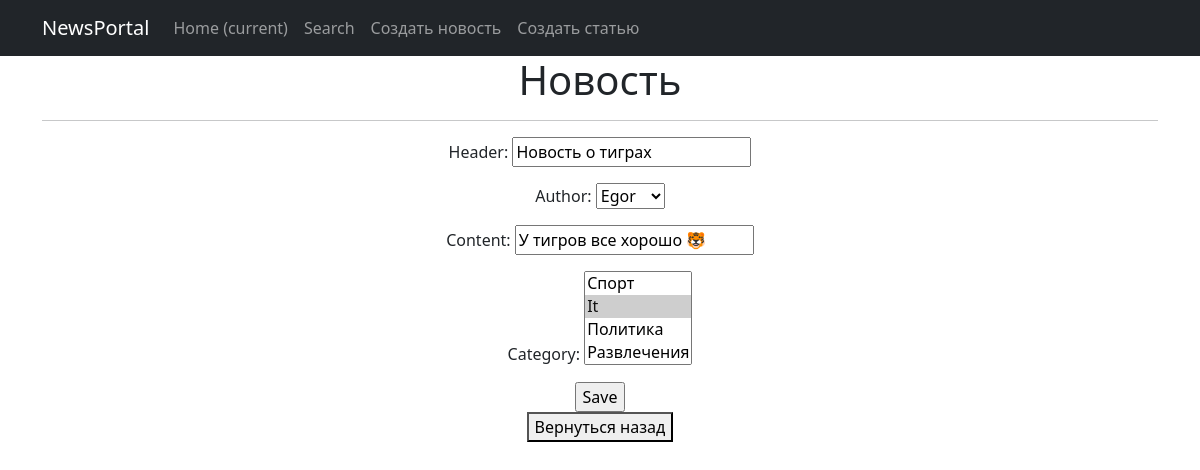
Page /news/1/update/ (signed in) on the earlier database version.
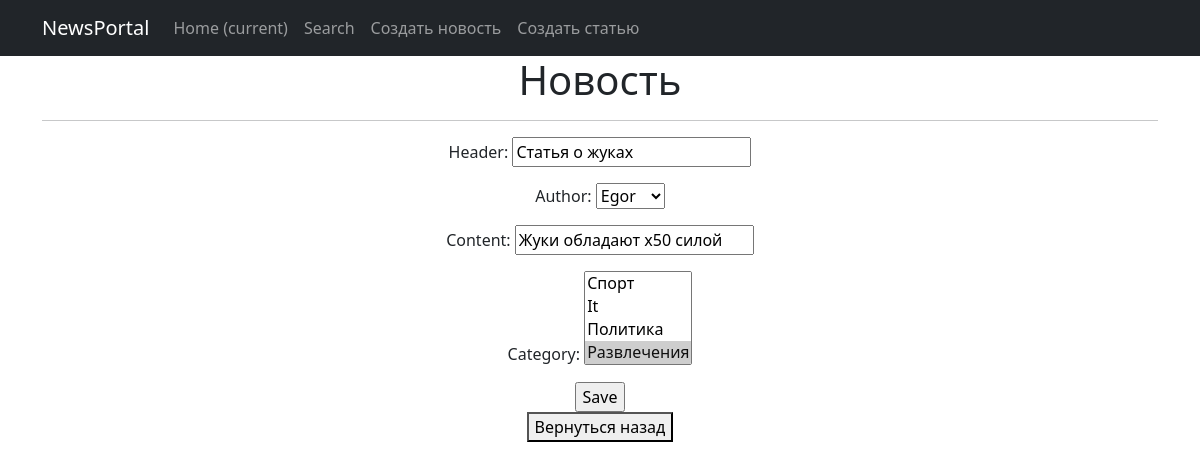
Same page on the later database version.
### NewsPortal/models.py (models this page shows, shortened)
class Post(models.Model):
    NEWS = 'NW'
    ARTICLE = 'AR'
    CATEGORY_CHOICES = (
        (NEWS, 'Новость'),
        (ARTICLE, 'Статья'),
    )
    categoryType = models.CharField(max_length=2, choices=CATEGORY_CHOICES, default=NEWS)
    time_post = models.DateTimeField(auto_now_add=True)
    header = models.CharField(max_length=255)
    content = models.TextField()
    _post_rating = models.IntegerField(default=0)
    author = models.ForeignKey(Author, on_delete=models.CASCADE)  # 1 to many Author
    category = models.ManyToManyField(Category, through='PostCategory')  # many to many Category

### NewsPortal/views.py (the view)
# urls.py: path('<int:pk>/update/', NewsUpdate.as_view(), name='news_update'),
class NewsUpdate(LoginRequiredMixin, PermissionRequiredMixin, UpdateView):
    form_class = NewsForm
    model = Post
    permission_required = ('NewsPortal.change_post',)
    template_name = 'news_edit.html'

### NewsPortal/forms.py (shortened to what this page needs)
class NewsForm(forms.ModelForm):
    content = forms.CharField(min_length=10)
    class Meta:
        model = Post
        fields = ['header',
                  'author',
                  'content',
                  'category',
                  ]

### NewsPortal/models.py (called while the page is built)
    def __str__(self):
        return f'{self.user.username}'

    def __str__(self):
        return self.category_name

### templates/news_edit.html (shortened to what this page needs)
{% extends 'flatpages/default.html' %}
{% block content %}
<h1>Новость</h1>
<hr>
<form action="" method="post">
    {{ form.as_p }}
    <input type="submit" value="Save" />
</form>
<button onclick="window.location.href = 'http://127.0.0.1:8000/news/';">Вернуться назад</button>
{% endblock content %}

### templates/flatpages/default.html (shortened to what this page needs)
<!DOCTYPE html>
<html lang="en">
    <head>
        {% load cache %}
            {% cache 300 navbar %}
                {% load static %}
                <link href="{% static 'css/styles.css' %}" rel="stylesheet" />
    </head>
    <body>
                <nav class="navbar navbar-expand-lg navbar-dark bg-dark static-top">
                   <div class="container">
                       <a class="navbar-brand" href="#">NewsPortal</a>
                       <div class="collapse navbar-collapse" id="navbarResponsive">
                           <ul class="navbar-nav ml-auto">
                               <li class="nav-item active">
                                   <a class="nav-link" href="#">Home
                                       <span class="sr-only">(current)</span>
                                   </a>
                               </li>
                               <li class="nav-item">
                                   <a class="nav-link" href="/news/search/">Search</a>
                               </li>
                               <li class="nav-item">
                                   <a class="nav-link" href="/news/create/">Создать новость</a>
                               </li>
                               <li class="nav-item">
                                   <a class="nav-link" href="/news/article/create/">Создать статью</a>
                               </li>
                           </ul>
                       </div>
                   </div>
                </nav>
            {% endcache %}
        <div class="container">
            <div class="row">
                <div class="col-lg-12 text-center">
                    {% block content %}
                    {% endblock content %}
                </div>
            </div>
        </div>
    </body>
</html>

Differences in the rows shown:
changed Post "Egor": header "Новость о тиграх" → "Статья о жуках"; content "У тигров все хорошо 🐯" → "Жуки обладают x50 силой"
Other differences:
form field category: "Спорт / It ☑ / Политика / Развлечения" → "Спорт / It / Политика / Развлечения ☑"
